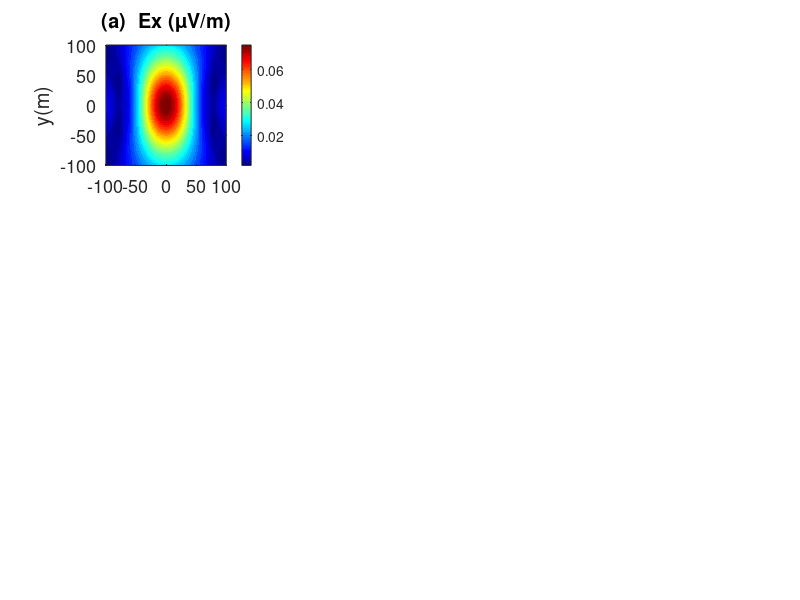

MATLAB code for this plot: (Note: this script raises an error after producing the figure.)
% 
%  EM response of different alpha
%

clc;close;clear;
load data.mat

%% alpha = 0
alpha = 0;
beta = 0;
it = 1;

alpha = alpha*pi/180; %rad
beta = beta*pi/180; %rad
Jz = sin(beta); 
Jx = cos(beta)*cos(alpha);
Jy = cos(beta)*sin(alpha);
Jz = it*Jz;
Jx = it*Jx;
Jy = it*Jy;

Ex = Jx*XE(:,1) + Jy*YE(:,1) + Jz*ZE(:,1);
Ey = Jx*XE(:,2) + Jy*YE(:,2) + Jz*ZE(:,2);
Ez = Jx*XE(:,3) + Jy*YE(:,3) + Jz*ZE(:,3);

 Exg0 = 1e6*reshape(abs(Ex),length(xr0),[]);
 Eyg0 = 1e6*reshape(abs(Ey),length(xr0),[]);
 Ezg0 = 1e6*reshape(abs(Ez),length(xr0),[]);


%% alpha = 15
alpha = 15;
beta = 0;
it = 1;

alpha = alpha*pi/180; %rad
beta = beta*pi/180; %rad
Jz = sin(beta); 
Jx = cos(beta)*cos(alpha);
Jy = cos(beta)*sin(alpha);
Jz = it*Jz;
Jx = it*Jx;
Jy = it*Jy;

Ex = Jx*XE(:,1) + Jy*YE(:,1) + Jz*ZE(:,1);
Ey = Jx*XE(:,2) + Jy*YE(:,2) + Jz*ZE(:,2);
Ez = Jx*XE(:,3) + Jy*YE(:,3) + Jz*ZE(:,3);

Exg1 = 1e6*reshape(abs(Ex),length(xr0),[]);
Eyg1 = 1e6*reshape(abs(Ey),length(xr0),[]);
Ezg1 = 1e6*reshape(abs(Ez),length(xr0),[]);


%% alpha =30;
alpha = 30;
beta = 0;
it = 1;

alpha = alpha*pi/180; %rad
beta = beta*pi/180; %rad
Jz = sin(beta); 
Jx = cos(beta)*cos(alpha);
Jy = cos(beta)*sin(alpha);
Jz = it*Jz;
Jx = it*Jx;
Jy = it*Jy;

Ex = Jx*XE(:,1) + Jy*YE(:,1) + Jz*ZE(:,1);
Ey = Jx*XE(:,2) + Jy*YE(:,2) + Jz*ZE(:,2);
Ez = Jx*XE(:,3) + Jy*YE(:,3) + Jz*ZE(:,3);

Exg2 = 1e6*reshape(abs(Ex),length(xr0),[]);
Eyg2 = 1e6*reshape(abs(Ey),length(xr0),[]);
Ezg2 = 1e6*reshape(abs(Ez),length(xr0),[]);


%% figure E
figure('Color',[1 1 1]); 
subplot(331); contourf(xr0,yr0,Exg0,length(xr0),'LineColor','none'); 
colormap(jet); colorbar; ylabel('y(m)'); title('(a)  Ex (\muV/m)'); axis equal; set(gca, 'fontsize',13); 
xmin = min(Exg0(:)); xmax = max(Exg0(:)); clim([xmin xmax]);

subplot(334); contourf(xr0,yr0,Eyg0,length(xr0),'LineColor','none'); 
colormap(jet); colorbar; ylabel('y(m)'); title('(d)  Ey (\muV/m)'); axis equal; set(gca, 'fontsize',13); 
ymin = min(Eyg2(:)); ymax = max(Eyg2(:)); clim([ymin ymax]);

subplot(337); contourf(xr0,yr0,Ezg0,length(xr0),'LineColor','none'); 
colormap(jet); colorbar; xlabel('x(m)'); ylabel('y(m)'); title('(h)  Ez (\muV/m)'); axis equal; set(gca, 'fontsize',13)
zmin = min(Ezg0(:)); zmax = max(Ezg0(:)); clim([zmin zmax]);

subplot(332); contourf(xr0,yr0,Exg1,length(xr0),'LineColor','none'); 
colormap(jet); colorbar; title('(b)  Ex (\muV/m)'); axis equal; set(gca, 'fontsize',13)
clim([xmin xmax]);

subplot(335); contourf(xr0,yr0,Eyg1,length(xr0),'LineColor','none'); 
colormap(jet); colorbar; title('(e)  Ey (\muV/m)'); axis equal; set(gca, 'fontsize',13)
clim([ymin ymax]);

subplot(338); contourf(xr0,yr0,Ezg1,length(xr0),'LineColor','none'); 
colormap(jet); colorbar; xlabel('x(m)'); title('(i)  Ez (\muV/m)'); axis equal; set(gca, 'fontsize',13)
clim([zmin zmax]);

subplot(333); contourf(xr0,yr0,Exg2,length(xr0),'LineColor','none'); 
colormap(jet); colorbar; title('(c)  Ex (\muV/m)'); axis equal; set(gca, 'fontsize',13)
clim([xmin xmax]);

subplot(336); contourf(xr0,yr0,Eyg2,length(xr0),'LineColor','none'); 
colormap(jet); colorbar; title('(f)  Ey (\muV/m)'); axis equal; set(gca, 'fontsize',13)
clim([ymin ymax]);

subplot(339); contourf(xr0,yr0,Ezg2,length(xr0),'LineColor','none'); 
colormap(jet); colorbar; xlabel('x(m)'); title('(j)  Ez (\muV/m)'); axis equal; set(gca, 'fontsize',13)
clim([zmin zmax]);

set(gcf,'position',[0 0 900 600]);
print(gcf,'-r600','-dpng','Fig5.png');
